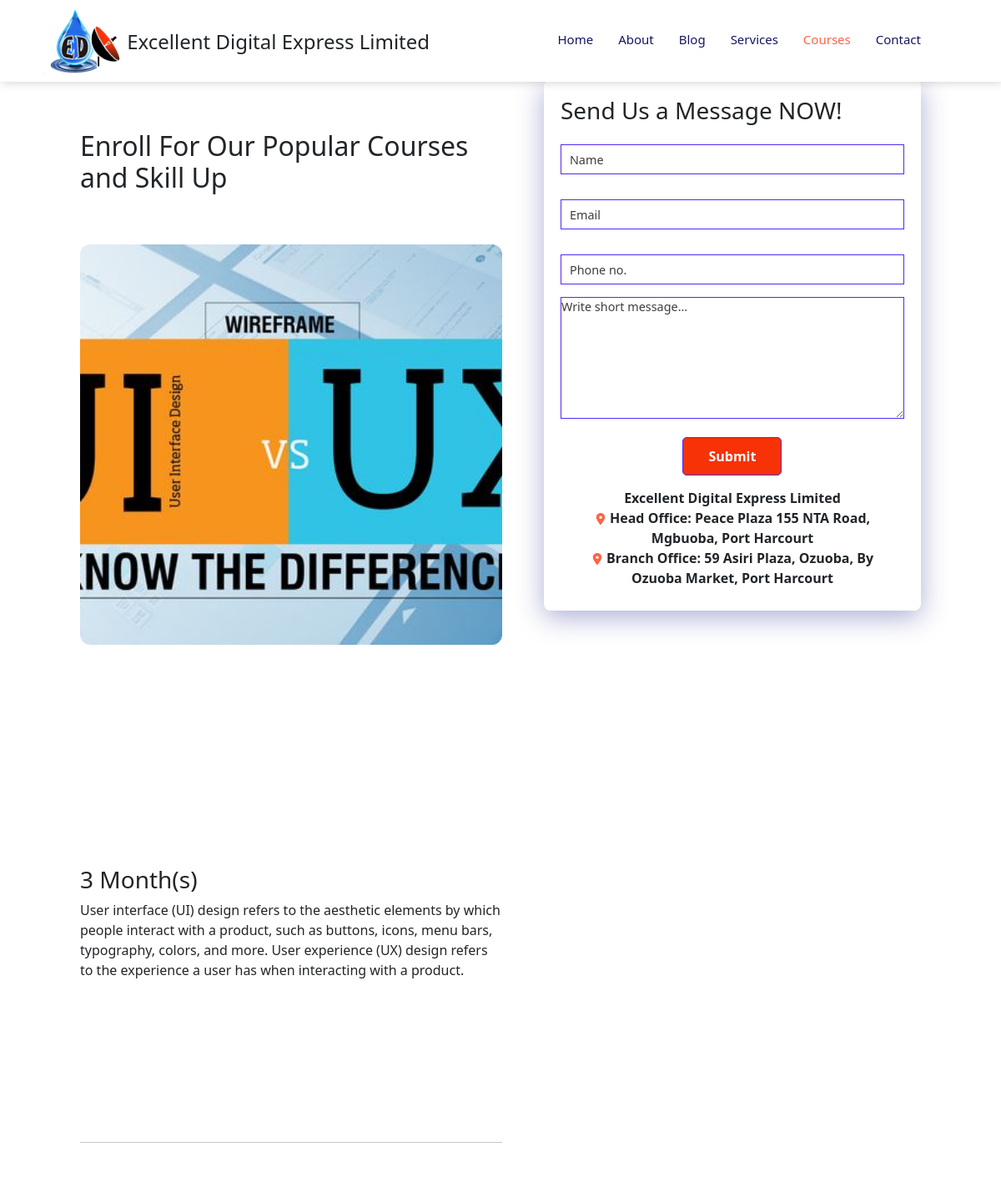
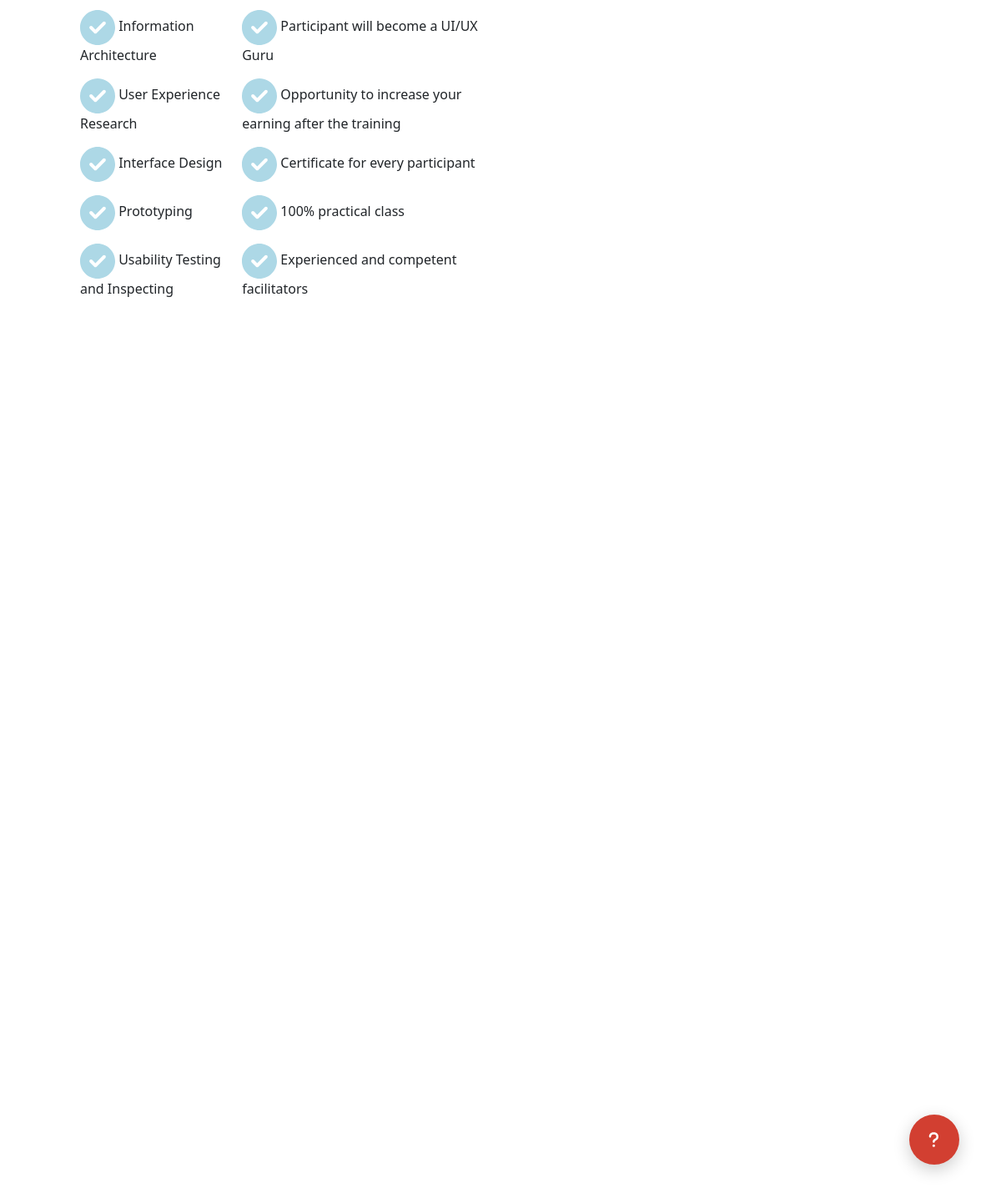
/course-detail.php?course_id=1, run on the app's committed database (2 pictures, top to bottom).
### tables this page shows
CREATE TABLE `courses` (
  `id` int(11) NOT NULL,
  `picture` varchar(255) NOT NULL,
  `title` varchar(255) NOT NULL,
  `intro` text DEFAULT NULL,
  `duration` varchar(255) DEFAULT NULL,
  `price` varchar(255) DEFAULT NULL,
  `course_overview` text DEFAULT NULL,
  `objective1` varchar(255) DEFAULT NULL,
  `objective2` varchar(255) DEFAULT NULL,
  `objective3` varchar(255) DEFAULT NULL,
  `objective4` varchar(255) DEFAULT NULL,
  `objective5` varchar(255) DEFAULT NULL,
  `benefit1` varchar(255) DEFAULT NULL,
  `benefit2` varchar(255) DEFAULT NULL,
  `benefit3` varchar(255) DEFAULT NULL,
  `benefit4` varchar(255) DEFAULT NULL,
  `benefit5` varchar(255) DEFAULT NULL,
  `registered_students` varchar(255) NOT NULL,
  `date` varchar(255) NOT NULL
);

### course-detail.php (the view, shortened to what this page needs)
<?php
require_once './admin/database.php';
$id = $_GET['course_id'];
$sql = "SELECT * FROM courses WHERE id = '$id' ";
$result = mysqli_query($conn, $sql);
?>
<!DOCTYPE html>
<html lang="en">
<head>
    <link rel="stylesheet" href="css/styles.css">
    <link rel="stylesheet" href="css/mobile-styles.css">
    <link rel="stylesheet" href="css/bootstrap.min.css">
</head>
<body>
    <nav class="hide">
    <div onclick="window.location.href='index.php'">
            <img src="images/favicon.png" alt="">
            <label><h4>Excellent Digital Express Limited</h4></label>
        </div>
        <div class="navigation">
            <ul>
                <li><a href="index.php">Home</a></li>
                <li><a href="about.php">About</a></li>
                <li><a href="blog.php">Blog</a></li>
                <li><a href="services.php">Services</a></li>
                <li><a class="active" href="courses.php">Courses</a></li>
                <li><a href="contact.php">Contact</a></li>
            </ul>
        </div>
    </nav>
    <?php
        while ($info = $result->fetch_assoc())
            {
    ?>
    <section id="course-inner" class="hide">
        <div class="overview">
            <h2>Enroll For Our Popular Courses and Skill Up</h2>
            <img src="<?php echo "./admin/uploaded_img/{$info['picture']}" ?>" alt="" class="course-img" >
        <h3><?php echo "{$info['duration']}";  ?></h3>
        <p><?php echo "{$info['intro']}";  ?>
        </p>
        <hr>
        <div class="course-flex">
            <div>
                <p class="hide">
                    <p><img src="icons/circle-check.svg" class="icons" alt=""> <?php echo "{$info['objective1']}";  ?></p>
                    <p><img src="icons/circle-check.svg" class="icons" alt=""> <?php echo "{$info['objective2']}";  ?></p>
                    <p><img src="icons/circle-check.svg" class="icons" alt=""> <?php echo "{$info['objective3']}";  ?></p>
                    <p><img src="icons/circle-check.svg" class="icons" alt=""> <?php echo "{$info['objective4']}";  ?></p>
                    <p><img src="icons/circle-check.svg" class="icons" alt=""> <?php echo "{$info['objective5']}";  ?></p>
                </p>
            </div>
            <div>
                <p class="hide">
                    <p><img src="icons/circle-check.svg" class="icons" alt=""> <?php echo "{$info['benefit1']}";  ?></p>
                    <p><img src="icons/circle-check.svg" class="icons" alt=""> <?php echo "{$info['benefit2']}";  ?></p>
                    <p><img src="icons/circle-check.svg" class="icons" alt=""> <?php echo "{$info['benefit3']}";  ?></p>
                    <p><img src="icons/circle-check.svg" class="icons" alt=""> <?php echo "{$info['benefit4']}";  ?></p>
                    <p><img src="icons/circle-check.svg" class="icons" alt=""> <?php echo "{$info['benefit5']}";  ?></p>
                </p>
            </div>
        </div>
    </div>
    <form action="admin/requestscript.php" method="post">
        <div class="form hide">
        <h3>Send Us a Message NOW!</h3>
        <input type="text" placeholder="Name" name="name">
        <input type="text" placeholder="Email" name="email">
        <input type="text" placeholder="Phone no." name="phone">
        <textarea name="message" cols="27" rows="6" placeholder="Write short message..."></textarea>
        <div class="btn">
            <input class="brown" type="submit" name="submit"><br>
            <b>
                    <span>Excellent Digital Express Limited</span><br>
                        <img src="icons/location.svg" width="14px" height="14px" alt="">
                        <span>Head Office: Peace Plaza 155 NTA Road, Mgbuoba, Port Harcourt</span><br>
                        <img src="icons/location.svg" width="14px" height="14px" alt="">
                        <span>Branch Office: 59 Asiri Plaza, Ozuoba, By Ozuoba Market, Port Harcourt</span><br>
                    </b>
        </div>
    </div>
    </form>
    </section>
    <?php
            }
            ?>
    <?php
    include 'footer.php';
    ?>
</body>
</html>

### css/styles.css (style rules this page uses)
* { margin: 0; padding: 0; box-sizing: border-box; }
html { scroll-behavior: smooth; }
body { font-family: 'Poppins', sans-serif; }
.hide { opacity: 0; filter: blur(5px); transform: translateY(10%); transition: 1s ease; }
.show { opacity: 1; filter: blur(0); transform: translateX(0); }
.icons { width: 3.5vmin; height: 3.5vmin; }
nav { position: fixed; background-color: white; width: 100%; top: 0; display: flex; flex-direction: row; justify-content: space-between; align-items: center; padding: 1vw 8vw 0 4vw; box-shadow: 2px 2px 10px rgba(0, 0, 0, 0.15); z-index: 1; }
nav div img { width: 100px; cursor: pointer; }
nav div label { margin-top: 10px; cursor: pointer; }
nav .navigation { display: flex; }
nav .navigation ul { display: flex; justify-content: flex-end; align-content: center; }
nav .navigation ul li { list-style: none; margin-left: 30px; }
nav .navigation ul a { text-decoration: none; color: rgb(21, 21, 100); font-size: 15px; font-weight: 400; transition: 0.3s ease; }
nav .navigation ul a.active, nav .navigation ul a:hover { color: tomato; }
#course-inner { display: flex; justify-content: space-between; align-items: flex-start; padding: 8vw; }
#course-inner .overview { width: 70%; }
#course-inner .overview h2 { margin-bottom: 5vmin; margin-top: 5vmin; }
#course-inner .overview .course-img { width: 100%; height: 60vh; object-fit: cover; border-radius: 12px; margin-bottom: 20px; }
#course-inner .form { background: #fff; border-radius: 8px; display: flex; flex-direction: column; padding: 20px; margin-left: 50px; box-shadow: 0 8px 32px 0 rgba(31,38,135,0.37); }
#course-inner .form input { margin: 15px 0; padding: 5px 10px; border: 1px solid rgb(84,40,241); outline: none; }
#course-inner .form input::placeholder { color: #413c3c; font-weight: 500; font-size: 0.9rem; }
#course-inner .form textarea::placeholder { color: #413c3c; font-weight: 500; font-size: 0.9rem; }
#course-inner .form textarea { border: 1px solid rgb(84,40,241); outline: none; }
#course-inner .form .btn .brown { padding: 10px 30px; font-size: 1.0rem; font-weight: 600; border-radius: 5px; color: #fff; background-color: rgb(246, 50, 6); transition: 0.3s ease; }
.course-flex { display: flex; justify-content: space-evenly; }
.form { background: #fff; border-radius: 8px; display: flex; flex-direction: column; padding: 20px; box-shadow: 0 8px 32px 0 rgba(31,38,135,0.37); }
.form input { margin: 15px 0; padding: 5px 10px; border: 1px solid rgb(84,40,241); outline: none; }
.form input::placeholder { color: #413c3c; font-weight: 500; font-size: 0.9rem; }
.form textarea::placeholder { color: #413c3c; font-weight: 500; font-size: 0.9rem; }
.form textarea { border: 1px solid rgb(84,40,241); outline: none; }
.form .btn .brown { padding: 10px 30px; font-size: 1.0rem; font-weight: 600; border-radius: 5px; color: #fff; background-color: rgb(246, 50, 6); transition: 0.3s ease; }

### css/fastyles.css (style rules this page uses)
* { padding: 0; margin: 0; }
.show { opacity: 1; transform: scale(1); }

### data on the page
courses: picture (picture), intro "User interface (UI) design refers to the aesthetic elements by which people interact with a product, such as buttons, icons, menu bars, typography, colors, and more. User experience (UX) design refers to the experience a user has when interacting with a product.", objective1 "Information Architecture", objective2 "User Experience Research", objective3 "Interface Design", objective4 "Prototyping", objective5 "Usability Testing and Inspecting", benefit1 "Participant will become a UI/UX Guru", benefit2 "Opportunity to increase your earning after the training", benefit3 "Certificate for every participant", benefit4 "100% practical class", benefit5 "Experienced and competent facilitators"
